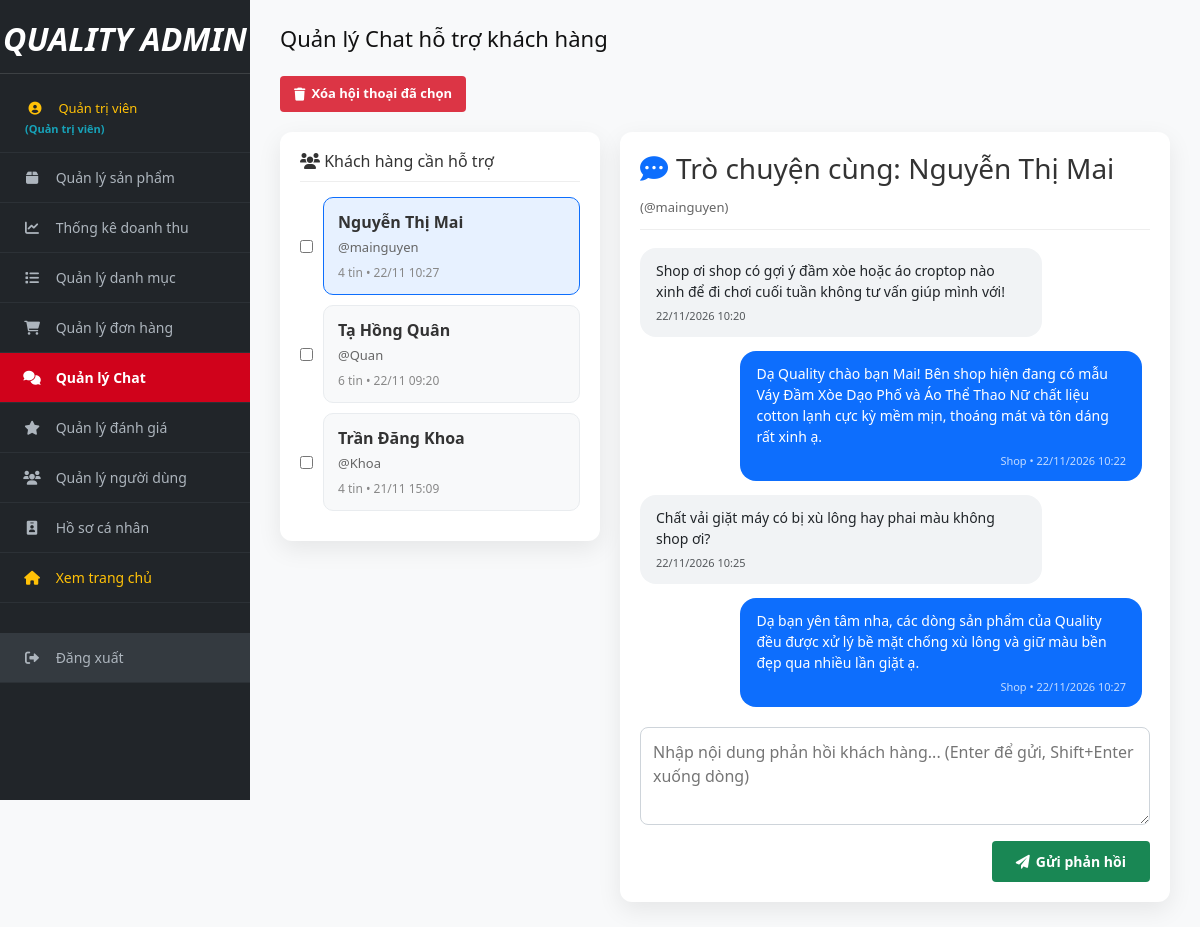
The app's page /Admin/QuanLyChat.php (signed in) with its own data.
### tables this page shows
CREATE TABLE IF NOT EXISTS `tbl_nguoidung` (
  `IdNguoiDung` int(10) NOT NULL AUTO_INCREMENT,
  `HoTen` varchar(100) NOT NULL,
  `TenDangNhap` varchar(50) NOT NULL,
  `MatKhau` varchar(100) NOT NULL,
  `Email` varchar(100) NOT NULL,
  `DienThoai` varchar(20) NOT NULL,
  `QuyenHan` tinyint(1) NOT NULL DEFAULT '2',  
  `Khoa` tinyint(1) NOT NULL DEFAULT '0',      
  PRIMARY KEY (`IdNguoiDung`)
);

CREATE TABLE IF NOT EXISTS `tbl_cskh_chat` (
  `IdChat` int(10) NOT NULL AUTO_INCREMENT,
  `IdNguoiDung` int(10) NOT NULL,
  `NguoiGui` tinyint(1) NOT NULL DEFAULT '1',
  `NoiDung` text NOT NULL,
  `ThoiGian` datetime NOT NULL DEFAULT CURRENT_TIMESTAMP,
  `TrangThai` tinyint(1) NOT NULL DEFAULT '1',
  PRIMARY KEY (`IdChat`),
  KEY (`IdNguoiDung`)
);

### Admin/qlchat/index.php (called while the page is built, shortened)
<?php
require_once __DIR__ . '/../../model/cskh.php';
require_once __DIR__ . '/../../model/nguoidung.php';
$cskh = new CSKH();
$nd = new NGUOIDUNG();
$selectedUserId = isset($_GET['user']) ? (int)$_GET['user'] : 0;
$userList = $cskh->danhsachkhachchat();
if ($selectedUserId <= 0 && !empty($userList)) {
    $selectedUserId = (int)$userList[0]['IdNguoiDung'];
}
$selectedUser = null;
$chatMessages = [];
if ($selectedUserId > 0) {
    $selectedUser = $nd->laynguoidungtheoid($selectedUserId);
    if ($selectedUser) {
        $chatMessages = $cskh->laytinnhanchat($selectedUserId);
    }
}
include 'main.php';
?>

### Admin/QuanLyChat.php (called while the page is built)
<?php
require_once __DIR__ . '/qlchat/index.php';
?>

### model/cskh.php (called while the page is built, shortened)
<?php
class CSKH {
    public function laytinnhanchat($id_nguoidung) {
        $db = DATABASE::connect();
        try {
            $sql = "SELECT * FROM tbl_cskh_chat WHERE IdNguoiDung = :uid ORDER BY ThoiGian ASC";
            $cmd = $db->prepare($sql);
            $cmd->execute([':uid' => (int)$id_nguoidung]);
            return $cmd->fetchAll();
        } catch (PDOException $e) {
            return [];
        }
    }
    public function danhsachkhachchat() {
        $db = DATABASE::connect();
        try {
            $sql = "SELECT nd.IdNguoiDung, nd.HoTen, nd.TenDangNhap, nd.Email,
                           COUNT(ct.IdChat) AS SoTinNhan, MAX(ct.ThoiGian) AS LastTime
                    FROM tbl_nguoidung nd
                    JOIN tbl_cskh_chat ct ON nd.IdNguoiDung = ct.IdNguoiDung
                    GROUP BY nd.IdNguoiDung
                    ORDER BY LastTime DESC";
            $cmd = $db->prepare($sql);
            $cmd->execute();
            return $cmd->fetchAll();
        } catch (PDOException $e) {
            return [];
        }
    }
}
?>

### model/nguoidung.php (called while the page is built, shortened)
<?php
class NGUOIDUNG {
    public function laynguoidungtheoid($id) {
        $db = DATABASE::connect();
        try {
            $sql = "SELECT * FROM tbl_nguoidung WHERE IdNguoiDung = :id LIMIT 1";
            $cmd = $db->prepare($sql);
            $cmd->bindValue(":id", (int)$id, PDO::PARAM_INT);
            $cmd->execute();
            return $cmd->fetch();
        } catch (PDOException $e) {
            return null;
        }
    }
}
?>

### Admin/qlchat/main.php (the view, shortened to what this page needs)
<?php
require_once __DIR__ . '/../inc/top.php';
?>
<div class="header-page">
    <h1>Quản lý Chat hỗ trợ khách hàng</h1>
</div>
<form method="POST" style="margin-bottom: 20px; display: flex; gap: 10px; align-items: center;">
    <button type="submit" form="delete-form" name="delete_selected" class="btn btn-delete" onclick="return confirm('Bạn có chắc muốn xóa các cuộc trò chuyện đã chọn?')">
        <i class="fa fa-trash"></i> Xóa hội thoại đã chọn
    </button>
</form>
<div style="display: grid; grid-template-columns: minmax(280px, 320px) minmax(0, 1fr); gap: 20px; align-items: start;">
    <div style="background: #fff; padding: 20px; border-radius: 12px; box-shadow: 0 8px 24px rgba(0,0,0,0.08);">
        <h3 style="margin-top: 0; font-size: 16px; border-bottom: 1px solid #eee; padding-bottom: 10px;">
            <i class="fa fa-users"></i> Khách hàng cần hỗ trợ
        </h3>
        <form method="POST" id="delete-form">
            <div style="margin-top: 15px;">
                <?php if (!empty($userList)): ?>
                    <?php foreach ($userList as $u): ?>
                        <div style="display: flex; align-items: center; margin-bottom: 10px;">
                            <input type="checkbox" name="selected_users[]" value="<?= $u['IdNguoiDung'] ?>" style="margin-right: 10px;">
                            <a href="?user=<?= $u['IdNguoiDung'] ?>" style="display: block; padding: 12px 14px; border-radius: 10px; text-decoration: none; color: #333; background: <?= ($selectedUserId == $u['IdNguoiDung']) ? '#e7f1ff' : '#f8f9fa' ?>; border: 1px solid <?= ($selectedUserId == $u['IdNguoiDung']) ? '#0d6efd' : '#e9ecef' ?>; flex: 1; transition: all 0.2s;">
                                <strong><?= htmlspecialchars($u['HoTen']) ?></strong><br>
                                <span style="font-size: 13px; color: #666;">@<?= htmlspecialchars($u['TenDangNhap']) ?></span>
                                <div style="font-size: 12px; color: #888; margin-top: 6px;">
                                    <?= (int)$u['SoTinNhan'] ?> tin • <?= htmlspecialchars(date('d/m H:i', strtotime($u['LastTime']))) ?>
                                </div>
                            </a>
                        </div>
                    <?php endforeach; ?>
                <?php else: ?>
                    <p style="color: #888; font-style: italic;">Hiện chưa có cuộc hội thoại nào.</p>
                <?php endif; ?>
            </div>
        </form>
    </div>
    <div style="background: #fff; padding: 20px; border-radius: 12px; box-shadow: 0 8px 24px rgba(0,0,0,0.08);">
        <?php if ($selectedUser): ?>
            <h3 style="margin-top: 0; border-bottom: 1px solid #eee; padding-bottom: 10px;">
                <i class="fa fa-comment-dots" style="color: #0d6efd; margin-right: 8px;"></i>Trò chuyện cùng: <?= htmlspecialchars($selectedUser['HoTen']) ?>
                <span style="font-size: 13px; font-weight: normal; color: #666;">(@<?= htmlspecialchars($selectedUser['TenDangNhap']) ?>)</span>
            </h3>
            <div id="admin-chat-messages" style="max-height: 480px; min-height: 250px; overflow-y: auto; display: flex; flex-direction: column; gap: 14px; margin-top: 18px; padding-right: 8px;">
                <?php if (!empty($chatMessages)): ?>
                    <?php foreach ($chatMessages as $message): ?>
                        <div style="max-width: 80%; padding: 12px 16px; border-radius: 16px; background: <?= $message['NguoiGui'] == 1 ? '#f1f3f5' : '#0d6efd' ?>; color: <?= $message['NguoiGui'] == 1 ? '#212529' : '#fff' ?>; align-self: <?= $message['NguoiGui'] == 1 ? 'flex-start' : 'flex-end' ?>; word-break: break-word;">
                            <div style="font-size: 14px; line-height: 1.5;"><?= nl2br(htmlspecialchars($message['NoiDung'])) ?></div>
                            <div style="margin-top: 6px; font-size: 11px; opacity: 0.75; text-align: <?= $message['NguoiGui'] == 1 ? 'left' : 'right' ?>;">
                                <?= ($message['NguoiGui'] == 2 ? 'Shop • ' : '') . date('d/m/Y H:i', strtotime($message['ThoiGian'])) ?>
                            </div>
                        </div>
                    <?php endforeach; ?>
                <?php else: ?>
                    <p style="color: #888; text-align: center; margin: auto;">Chưa có tin nhắn nào trong cuộc hội thoại này.</p>
                <?php endif; ?>
            </div>
            <form method="POST" action="?user=<?= $selectedUserId ?>" id="admin-reply-form" style="margin-top: 20px;">
                <textarea name="reply_message" id="admin-reply-input" rows="3" placeholder="Nhập nội dung phản hồi khách hàng... (Enter để gửi, Shift+Enter xuống dòng)" style="width: 100%; padding: 12px; border-radius: 8px; border: 1px solid #ced4da; box-sizing: border-box; resize: vertical;" required></textarea>
                <div style="margin-top: 10px; display: flex; justify-content: flex-end;">
                    <button type="submit" class="btn btn-add" style="padding: 10px 24px; border: none; cursor: pointer; font-size: 14px;">
                        <i class="fa fa-paper-plane"></i> Gửi phản hồi
                    </button>
                </div>
            </form>
        <?php endif; ?>
    </div>
</div>
<?php require_once __DIR__ . '/../inc/bottom.php'; ?>

### Admin/assets/admin.css (style rules this page uses)
*, *::before, *::after { box-sizing: border-box; }
html { width: 100%; }
a { text-decoration: none; }
body { margin: 0; padding: 0; font-family: 'Segoe UI', Arial, sans-serif; background: #f8f9fa; color: #333; width: 100%; min-height: 100vh; display: flex; overflow-x: hidden; }
.header-page { display: flex; justify-content: space-between; align-items: center; margin-bottom: 25px; flex-wrap: wrap; gap: 15px; }
.header-page h1 { margin: 0; font-size: 22px; color: #111; }
.btn { padding: 8px 14px; border-radius: 4px; text-decoration: none; font-weight: 600; font-size: 13px; display: inline-flex; align-items: center; gap: 6px; border: none; cursor: pointer; transition: all 0.2s ease; white-space: nowrap; }
.btn-add { background: #198754; color: #fff; }
.btn-delete { background: #dc3545; color: #fff; }

### records on screen
tbl_nguoidung: HoTen "Nguyễn Thị Mai", TenDangNhap "mainguyen", SoTinNhan "4", LastTime "22/11 10:27"
tbl_nguoidung: HoTen "Tạ Hồng Quân", TenDangNhap "Quan", SoTinNhan "6", LastTime "22/11 09:20"
tbl_nguoidung: HoTen "Trần Đăng Khoa", TenDangNhap "Khoa", SoTinNhan "4", LastTime "21/11 15:09"
tbl_cskh_chat: NoiDung "Shop ơi shop có gợi ý đầm xòe hoặc áo croptop nào xinh để đi chơi cuối tuần không tư vấn giúp mình với!", ThoiGian "22/11/2026 10:20"
tbl_cskh_chat: NoiDung "Dạ Quality chào bạn Mai! Bên shop hiện đang có mẫu Váy Đầm Xòe Dạo Phố và Áo Thể Thao Nữ chất liệu cotton lạnh cực kỳ mềm mịn, thoáng mát và tôn dáng rất xinh ạ.", NguoiGui "Shop •", ThoiGian "22/11/2026 10:22"
tbl_cskh_chat: NoiDung "Chất vải giặt máy có bị xù lông hay phai màu không shop ơi?", ThoiGian "22/11/2026 10:25"
tbl_cskh_chat: NoiDung "Dạ bạn yên tâm nha, các dòng sản phẩm của Quality đều được xử lý bề mặt chống xù lông và giữ màu bền đẹp qua nhiều lần giặt ạ.", NguoiGui "Shop •", ThoiGian "22/11/2026 10:27"

### other values on screen
$_SESSION['user_name'] "Quản trị viên"
$displayRole "Quản trị viên"
